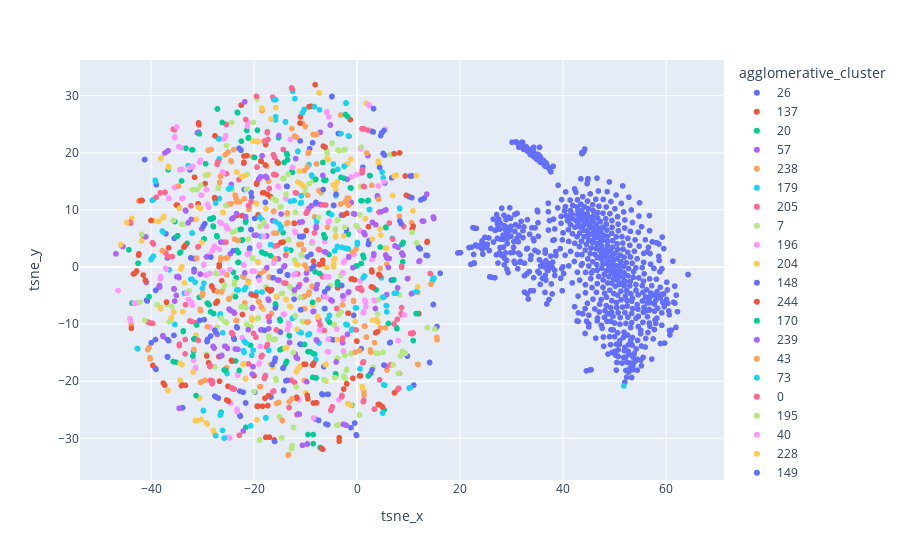

Write notebook code for a chart like this one.
### Code cell
fig = px.scatter(agglomerative_df, x="tsne_x", y="tsne_y", color='agglomerative_cluster', hover_data=["subreddit", 'agglomerative_cluster'])
fig.show()
